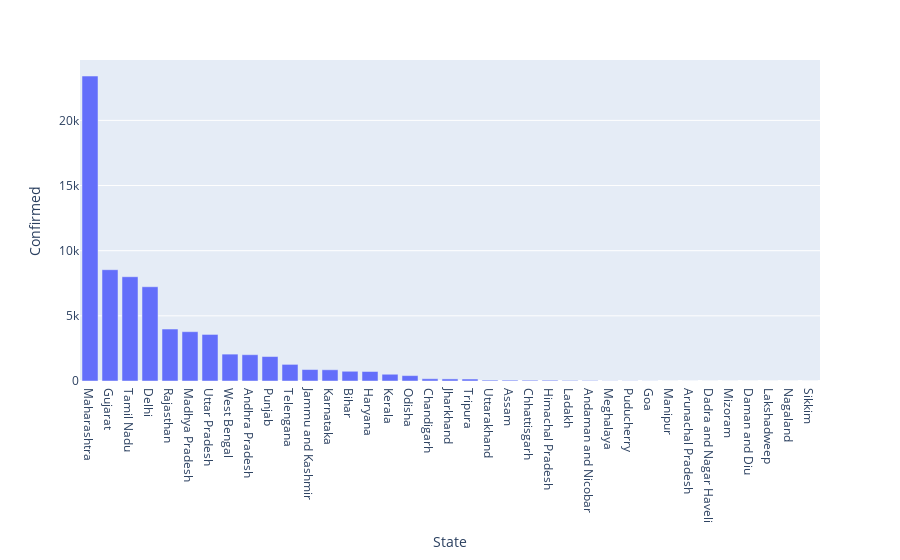

Here is the notebook cell this chart was saved with:
### Code cell
px.bar(df,x="State",y="Confirmed")

### Figure 1 — Plotly figure (JSON) as saved in the notebook; plotly's stock layout.template omitted (floating-point values rounded to 4 significant figures)
{"data": [{"alignmentgroup": "True", "hovertemplate": "State=%{x}<br>Confirmed=%{y}<extra></extra>", "legendgroup": "", "marker": {"color": "#636efa"}, "name": "", "offsetgroup": "", "orientation": "v", "showlegend": false, "textposition": "auto", "type": "bar", "x": ["Maharashtra", "Gujarat", "Tamil Nadu", "Delhi", "Rajasthan", "Madhya Pradesh", "Uttar Pradesh", "West Bengal", "Andhra Pradesh", "Punjab", "Telengana", "Jammu and Kashmir", "Karnataka", "Bihar", "Haryana", "Kerala", "Odisha", "Chandigarh", "Jharkhand", "Tripura", "Uttarakhand", "Assam", "Chhattisgarh", "Himachal Pradesh", "Ladakh", "Andaman and Nicobar", "Meghalaya", "Puducherry", "Goa", "Manipur", "Arunachal Pradesh", "Dadra and Nagar Haveli", "Mizoram", "Daman and Diu", "Lakshadweep", "Nagaland", "Sikkim"], "xaxis": "x", "y": [23401, 8541, 8002, 7233, 3988, 3785, 3573, 2063, 2018, 1877, 1275, 879, 862, 747, 730, 519, 414, 174, 160, 152, 68, 65, 59, 59, 42, 33, 13, 12, 7, 2, 1, 1, 1, 0, 0, 0, 0], "yaxis": "y"}], "layout": {"barmode": "relative", "legend": {"tracegroupgap": 0}, "margin": {"t": 60}, "xaxis": {"anchor": "y", "domain": [0, 1], "title": {"text": "State"}}, "yaxis": {"anchor": "x", "domain": [0, 1], "title": {"text": "Confirmed"}}}}
